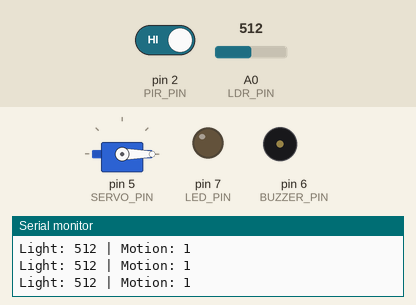
Recording of a sketch running on a simulated Arduino Uno, built with avr-gcc and run on an emulated ATmega328P. On the bench: servo, output pins drawn as LEDs (lit = HIGH), buzzer (waves = sounding, pin HIGH), the last lines printed to the serial monitor. The test bench sets the inputs (shaded band); at power-on: A0 (LDR_PIN) = 512, pin 2 (PIR_PIN) HIGH.

Above: at 1.2 s.
1.3 s: A0 (LDR_PIN) set to 409
2.8 s: A0 (LDR_PIN) set to 387
At 3.8 s:
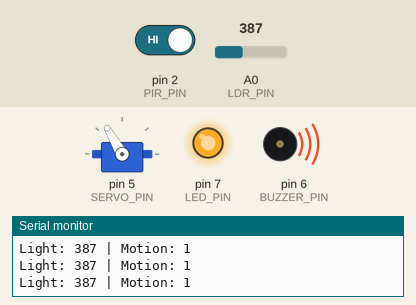
4.3 s: pin 2 (PIR_PIN) driven LOW
At 5.2 s:
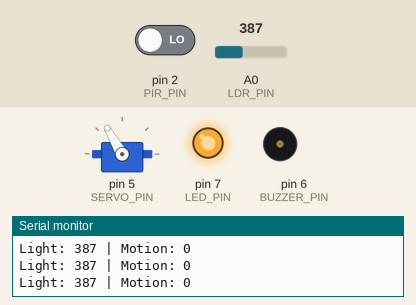
5.9 s: pin 2 (PIR_PIN) driven HIGH
At 6.6 s:
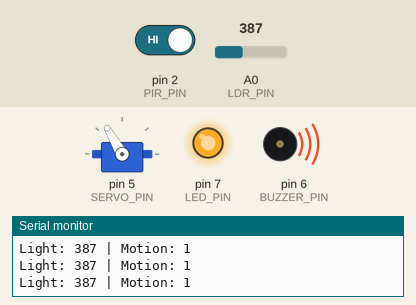
7.5 s: A0 (LDR_PIN) set to 410
At 7.9 s:
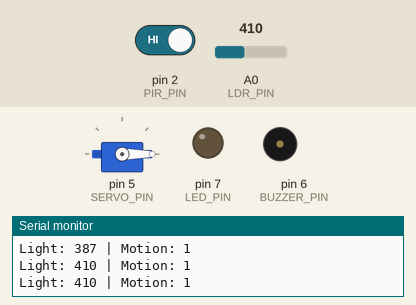
Timing chart, 0 to 10.1 s (numbered marks = the images above; inputs shaded):
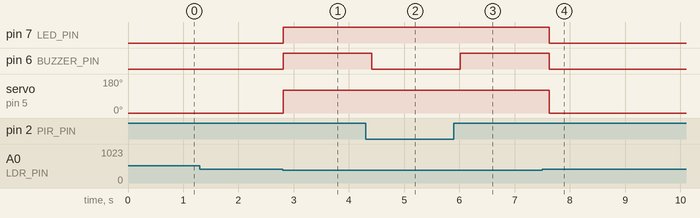

Measured:
- the behaviour switches between 400 and 399 on A0 (LDR_PIN) (found by bisection; images 0 and 1)
- after the input at 2.8 s, pin 7 (LED_PIN), pin 6 (BUZZER_PIN): LOW → HIGH at once; servo on pin 5 (SERVO_PIN): 0° → 120° at once
- after the input at 4.3 s, pin 6 (BUZZER_PIN): HIGH → LOW after 0.11 s
- after the input at 5.9 s, pin 6 (BUZZER_PIN): LOW → HIGH after 0.12 s
- after the input at 7.5 s, pin 7 (LED_PIN), pin 6 (BUZZER_PIN): HIGH → LOW after 0.12 s; servo on pin 5 (SERVO_PIN): 120° → 0° after 0.12 s

The sketch:

code.ino
```cpp
#include <Servo.h>

#define LED_PIN 7
#define SERVO_PIN 5
#define PIR_PIN 2
#define BUZZER_PIN 6
#define LDR_PIN A0

Servo fan;

// 📡 NODE DATA
struct SensorData {

  int lightLevel;

  bool motionDetected;

};

SensorData networkData;

void setup() {

  Serial.begin(9600);

  pinMode(LED_PIN, OUTPUT);

  pinMode(PIR_PIN, INPUT);

  pinMode(BUZZER_PIN, OUTPUT);

  fan.attach(SERVO_PIN);
}

void loop() {

  // 📡 SENSOR NODES
  lightSensorNode();

  motionSensorNode();

  // 🧠 MASTER CONTROLLER
  masterController();

  delay(200);
}

// 🌙 NODE 1
void lightSensorNode() {

  networkData.lightLevel = analogRead(LDR_PIN);
}

// 🚶 NODE 2
void motionSensorNode() {

  networkData.motionDetected =
    digitalRead(PIR_PIN);
}

// 🧠 MASTER NODE
void masterController() {

  Serial.print("Light: ");

  Serial.print(networkData.lightLevel);

  Serial.print(" | Motion: ");

  Serial.println(networkData.motionDetected);

  // 💡 LIGHTING
  if (networkData.lightLevel < 400) {

    digitalWrite(LED_PIN, HIGH);

    fan.write(120);

  } else {

    digitalWrite(LED_PIN, LOW);

    fan.write(0);
  }

  // 🚨 SECURITY
  if (
    networkData.motionDetected &&
    networkData.lightLevel < 400
  ) {

    digitalWrite(BUZZER_PIN, HIGH);

  } else {

    digitalWrite(BUZZER_PIN, LOW);
  }
}
```
